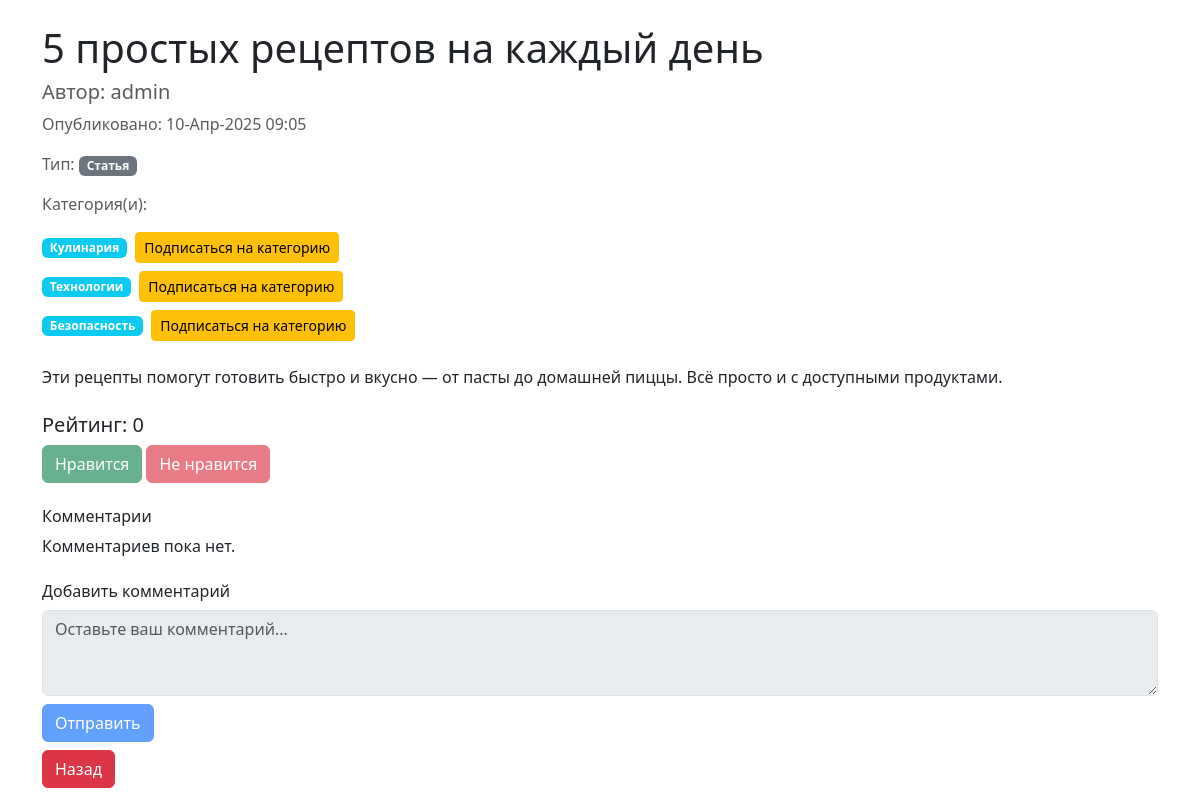
Screenshot of /news/2/ with the database file from the repository.
### newapp/models.py (models this page shows, shortened)
class Post(models.Model):
    author = models.ForeignKey(
        Author,
        on_delete=models.CASCADE,
        verbose_name='Автор'
    )
    NEWS = 'NW'
    ARTICLE = 'AR'
    CATEGORY_CHOICES = (
        (NEWS, 'Новость'),
        (ARTICLE, 'Статья'),
    )
    CategoryType = models.CharField(
        max_length=2,
        choices=CATEGORY_CHOICES,
        default=ARTICLE,
        verbose_name='Тип поста'
    )
    dateCreation = models.DateTimeField(auto_now_add=True)
    categories = models.ManyToManyField(
        Category,
        through='PostCategory',
        verbose_name='Категории'
    )
    title = models.CharField(
        max_length=128,
        verbose_name='Заголовок'
    )
    text = models.TextField(verbose_name='Содержание')
    rating = models.SmallIntegerField(default=0, verbose_name='Рейтинг')
    is_sented = models.BooleanField(default=False)
    class Meta:
        verbose_name = 'Пост'
        verbose_name_plural = 'Посты'

class Author(models.Model):
    author = models.OneToOneField(
        User,
        on_delete=models.CASCADE,
        verbose_name='Пользователь'
    )
    rating_author = models.IntegerField(
        default=0,
        verbose_name='Рейтинг автора'
    )
    @property
    def username(self):
        return self.author.username
    class Meta:
        verbose_name = 'Автор'
        verbose_name_plural = 'Авторы'

class Category(models.Model):
    name = models.CharField(
        max_length=64,
        unique=True,
        verbose_name='Название'
    )
    subscribers = models.ManyToManyField(
        User,
        related_name='subscribed_categories',
        blank=True,
        verbose_name='Подписчики'
    )
    class Meta:
        verbose_name = 'Категория'
        verbose_name_plural = 'категории'

### newapp/views.py (the view)
# urls.py: path('news/<int:id>/', news_detail, name='post_detail'),
def news_detail(request, id):
    post = get_object_or_404(Post, id=id)
    comments = post.comment_set.all()
    context = {
        'post': post,
        'comments': comments,
    }
    return render(request, 'news/news_detail.html', context)

### newapp/templatetags/custom_filters.py (called while the page is built)
def censor(value):
    for word in BAD_WORDS:
        value = re.sub(
            r'\b' + re.escape(word) + r'\b',
            '*' * len(word),
            value,
            flags=re.IGNORECASE)
    return value

### templates/news/news_detail.html (shortened to what this page needs)
{% extends 'default.html' %}
{% load custom_filters %}
{% block content %}
<div class="container mt-4">
    <h1>{{ post.title|censor }}</h1>
    <h5 class="text-muted">Автор: {{ post.author.username }}</h5>
    <p class="text-muted">Опубликовано: {{ post.dateCreation|date:"d-M-Y H:i" }}</p>
     <p class="text-muted">
        Тип:
        {% if post.CategoryType == 'NW' %}
            <span class="badge bg-primary">Новость</span>
        {% elif post.CategoryType == 'AR' %}
            <span class="badge bg-secondary">Статья</span>
        {% endif %}
    </p>
    <p class="text-muted">
        Категория(и):
        <div class="d-flex flex-column">
            {% for category in post.categories.all %}
                <div class="d-flex align-items-center mb-2">
                    <span class="badge bg-info me-2">{{ category.name }}</span>
                    {% if request.user in category.subscribers.all %}
                        <a class="btn btn-danger btn-sm" href="{% url 'subscribe_to_category' category.id %}">Отписаться от категории</a>
                    {% else %}
                        <a class="btn btn-warning btn-sm" href="{% url 'subscribe_to_category' category.id %}">Подписаться на категорию</a>
                    {% endif %}
                </div>
            {% endfor %}
        </div>
    </p>
    <p>{{ post.text|censor }}</p>
    <div class="mt-4">
        <h5>Рейтинг: {{ post.rating }}</h5>
        <button class="btn btn-success" onclick="" disabled>Нравится</button>
        <button class="btn btn-danger" onclick="" disabled>Не нравится</button>
    </div>
    <div class="mt-4">
        <h6>Комментарии</h6>
        {% if comments %}
            <ul class="list-unstyled">
                {% for comment in comments %}
                    <li class="border-bottom py-2">
                        <strong>{{ comment.commentUser.username }}</strong>
                        <span class="text-muted">{{ comment.dateCreation|date:"d-M-Y H:i" }}</span>
                        <p>{{ comment.text|censor }}</p>
                    </li>
                {% endfor %}
            </ul>
        {% else %}
            <p>Комментариев пока нет.</p>
        {% endif %}
    </div>
    <div class="mt-4">
        <h6>Добавить комментарий</h6>
        <form method="post">
            <textarea class="form-control" name="comment_text" rows="3" placeholder="Оставьте ваш комментарий..." disabled></textarea>
            <button type="submit" class="btn btn-primary mt-2" disabled>Отправить</button>
            <div class="mt-2">
                <a href="javascript:history.back()" class="btn btn-danger">Назад</a>
            </div>
        </form>
    </div>
</div>
{% endblock %}

### rows the page displays
Post: title|censor "5 простых рецептов на каждый день", author.username "admin", dateCreation "10-Апр-2025 09:05", text|censor "Эти рецепты помогут готовить быстро и вкусно — от пасты до домашней пиццы. Всё просто и с доступными продуктами.", rating "0"
Category: name "Кулинария", shows "Подписаться на категорию"
Category: name "Технологии", shows "Подписаться на категорию"
Category: name "Безопасность", shows "Подписаться на категорию"
